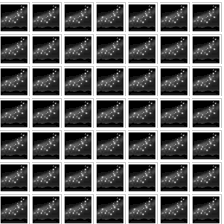
#> input picture replaced_image.png, 224 x 224 px
$ python -i EmoxelConvert.py   (imports and definitions only)
#> lines starting #> are read from the running program, lines starting #| are printed output that depends on the picture; after the words box and inside, x2 and y2 are one past the last pixel; in counts of white or black regions, pixels touching at a corner belong together
#> further down, picture is the input picture: shape (224, 224, 3); min 0, max 255, mean 99.9
import cv2
import numpy as np
import os
import sys

def extract_features(image):
    if image is None:
        raise ValueError("Error loading image")

    if len(image.shape) == 3:  # Convert to grayscale if the image has 3 channels
        gray_image = cv2.cvtColor(image, cv2.COLOR_BGR2GRAY)
    else:
        gray_image = image

    # Average Intensity
    avg_intensity = np.mean(gray_image)
#> avg_intensity = 99.88

    # Edge Density (Canny Edge Detector)
    edges = cv2.Canny(gray_image, 50, 150)
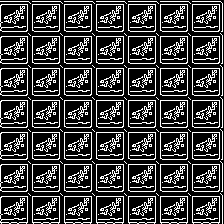
#> edges: shape (224, 224); 24.2% white in thin lines or dots
    edge_density = np.sum(edges) / (gray_image.shape[0] * gray_image.shape[1])
#> edge_density = 61.82

    # Entropy
    _, gray_image_binary = cv2.threshold(gray_image, 128, 255, cv2.THRESH_BINARY)
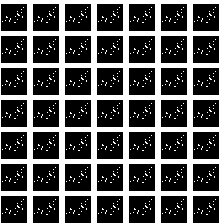
#> gray_image_binary: shape (224, 224); 33.8% white; 638 white regions (637 under 20 px), largest, box (x1, y1, x2, y2) and area: (0, 0, 224, 224) 15778
    pixel_counts = cv2.countNonZero(gray_image_binary)
#> pixel_counts = 16954
    epsilon = 1e-10
    image_entropy = -np.sum((pixel_counts + epsilon) / (gray_image.shape[0] * gray_image.shape[1]) * np.log2((pixel_counts + epsilon) / (gray_image.shape[0] * gray_image.shape[1])))
#> image_entropy = 0.529
    return np.concatenate([[avg_intensity], [edge_density, image_entropy]])

def calculate_feature_similarity(query_image, candidate_images):
    query_features = extract_features(query_image)

    similarities = []
    for candidate_image in candidate_images:
        image_data = candidate_image['data']
        candidate_features = extract_features(image_data)
        # Calculate Euclidean distance as a similarity measure
        similarity_score = np.linalg.norm(query_features - candidate_features)

        similarities.append({'emoji': candidate_image['emoji'], 'score': similarity_score})

    return similarities

def toUnicode(chunk):
    candidates_directory = "./emoji_png/"
    candidate_images = [{'emoji': file, 'data': cv2.imread(os.path.join(candidates_directory, file), cv2.IMREAD_GRAYSCALE)} for file in os.listdir(candidates_directory) if file.endswith(".png")]
    chunk_similarity = calculate_feature_similarity(chunk, candidate_images)
    closest_match = min(chunk_similarity, key=lambda x: x['score'])
    print(closest_match)
    return closest_match['emoji'].split("_")[1].split(".png")[0]

# [37 lines not run here, left out]

>>> import cv2
>>> picture = cv2.imread('replaced_image.png')
>>> result = extract_features(picture)
#> result = [99.88, 61.82, 0.529]
